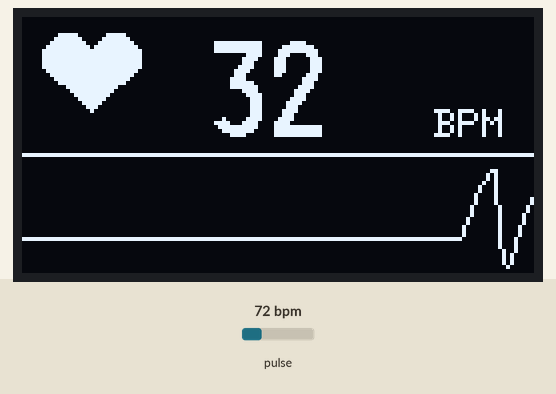
Recording of a sketch running on a simulated ESP32-C3. Parts: 128×64 one-colour display. Inputs (shaded band) come from the test bench; at power-on: pulse 72 bpm.

Above: at 2.27 s.
2.3 s: pulse set to 42 bpm
At 2.41 s:
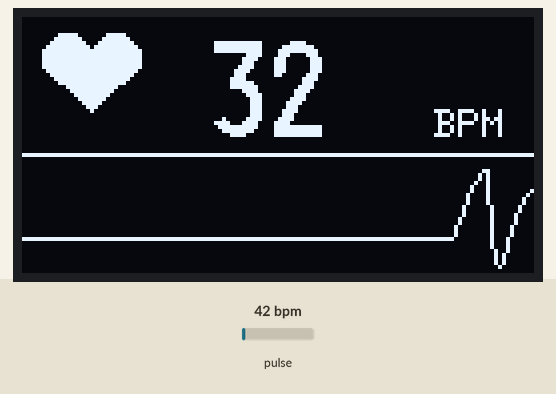
3.9 s: pulse set to 70 bpm
At 4.01 s:
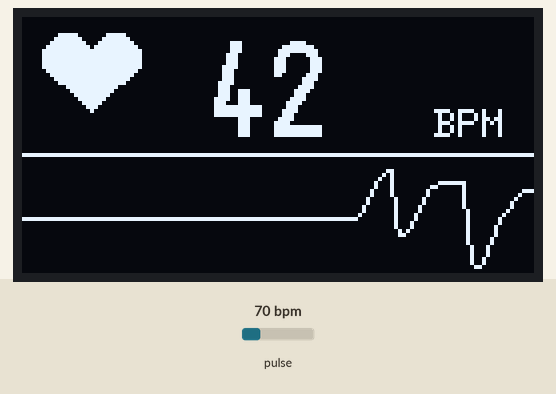
5.5 s: pulse set to 100 bpm
At 5.54 s:
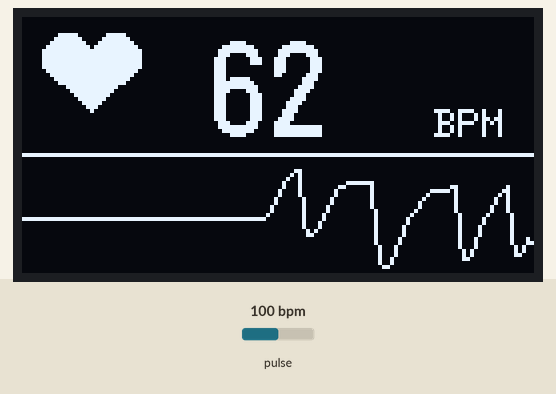

The sketch:

esp32c3_oled_bpm.ino
```cpp
#include <Wire.h>
#include <U8g2lib.h>
#include "MAX30105.h"
#include "heartRate.h"

#define SDA_PIN 8
#define SCL_PIN 9

// 1.3" OLED: SH1106 128x64. If your screen is SSD1306, use:
// U8G2_SSD1306_128X64_NONAME_F_HW_I2C u8g2(U8G2_R0, U8X8_PIN_NONE);
U8G2_SH1106_128X64_NONAME_F_HW_I2C u8g2(U8G2_R0, U8X8_PIN_NONE);
MAX30105 sensor;

// ---- BPM ----
const byte RATE_SIZE = 4;
byte rates[RATE_SIZE];
byte rateSpot = 0;
long lastBeat = 0;
int beatAvg = 0;
uint32_t beatFlash = 0;

// ---- Waveform ----
const int W = 128;
const int GRAPH_TOP = 38;
const int GRAPH_BOT = 63;
float wave[W];
float dc = 0, acSmooth = 0;
bool dcInit = false;
uint32_t lastDraw = 0;

void drawHeart(int cx, int cy, bool big) {
  int r = big ? 7 : 6;
  int off = big ? 7 : 6;
  u8g2.drawDisc(cx - off, cy - 1, r);
  u8g2.drawDisc(cx + off, cy - 1, r);
  u8g2.drawTriangle(cx - off - r, cy, cx + off + r, cy, cx, cy + (big ? 15 : 12));
}

void pushWave(long ir) {
  if (!dcInit) { dc = ir; dcInit = true; }
  dc += 0.05f * (ir - dc);
  float ac = -(ir - dc);                 // inverted so beats point up
  acSmooth += 0.3f * (ac - acSmooth);
  for (int i = 0; i < W - 1; i++) wave[i] = wave[i + 1];
  wave[W - 1] = acSmooth;
}

void drawWave() {
  float mn = wave[0], mx = wave[0];
  for (int i = 1; i < W; i++) {
    if (wave[i] < mn) mn = wave[i];
    if (wave[i] > mx) mx = wave[i];
  }
  float range = mx - mn;
  if (range < 150) range = 150;
  float mid = (mx + mn) / 2;

  int prevY = 0;
  for (int i = 0; i < W; i++) {
    float n = (wave[i] - mid) / range;
    int y = (GRAPH_TOP + GRAPH_BOT) / 2 - (int)(n * (GRAPH_BOT - GRAPH_TOP));
    y = constrain(y, GRAPH_TOP, GRAPH_BOT);
    if (i > 0) u8g2.drawLine(i - 1, prevY, i, y);
    prevY = y;
  }
}

void draw(long ir) {
  u8g2.clearBuffer();
  bool finger = ir > 50000;
  bool beatNow = millis() - beatFlash < 180;

  if (!finger) {
    u8g2.setFont(u8g2_font_8x13B_tf);
    u8g2.drawStr(22, 28, "Place finger");
    u8g2.drawStr(22, 46, "on sensor...");
    drawHeart(10, 56, false);
  } else {
    drawHeart(17, 11, beatNow);

    u8g2.setFont(u8g2_font_logisoso24_tn);
    char num[5];
    if (beatAvg > 0) snprintf(num, sizeof(num), "%d", beatAvg);
    else snprintf(num, sizeof(num), "--");
    u8g2.drawStr(46, 30, num);

    u8g2.setFont(u8g2_font_6x10_tf);
    u8g2.drawStr(103, 30, "BPM");

    u8g2.drawHLine(0, 34, W);
    drawWave();
  }
  u8g2.sendBuffer();
}

void setup() {
  Serial.begin(115200);
  delay(1000);

  Wire.setPins(SDA_PIN, SCL_PIN);
  u8g2.begin();
  u8g2.setContrast(255);

  if (!sensor.begin(Wire, I2C_SPEED_FAST)) {
    u8g2.clearBuffer();
    u8g2.setFont(u8g2_font_8x13B_tf);
    u8g2.drawStr(10, 28, "Sensor not");
    u8g2.drawStr(10, 46, "found!");
    u8g2.sendBuffer();
    while (1) delay(100);
  }

  sensor.setup();
  sensor.setPulseAmplitudeRed(0x1F);
  sensor.setPulseAmplitudeGreen(0);
  for (int i = 0; i < W; i++) wave[i] = 0;
}

void loop() {
  long ir = sensor.getIR();

  if (checkForBeat(ir)) {
    long delta = millis() - lastBeat;
    lastBeat = millis();
    beatFlash = millis();
    float bpm = 60 / (delta / 1000.0);
    if (bpm > 30 && bpm < 220) {
      rates[rateSpot++] = (byte)bpm;
      rateSpot %= RATE_SIZE;
      int sum = 0;
      for (byte i = 0; i < RATE_SIZE; i++) sum += rates[i];
      beatAvg = sum / RATE_SIZE;
    }
  }

  if (ir < 50000) {
    beatAvg = 0;
    for (byte i = 0; i < RATE_SIZE; i++) rates[i] = 0;
    dcInit = false;
  }

  if (millis() - lastDraw > 40) {
    if (ir > 50000) pushWave(ir);
    draw(ir);
    lastDraw = millis();
  }
}
```
